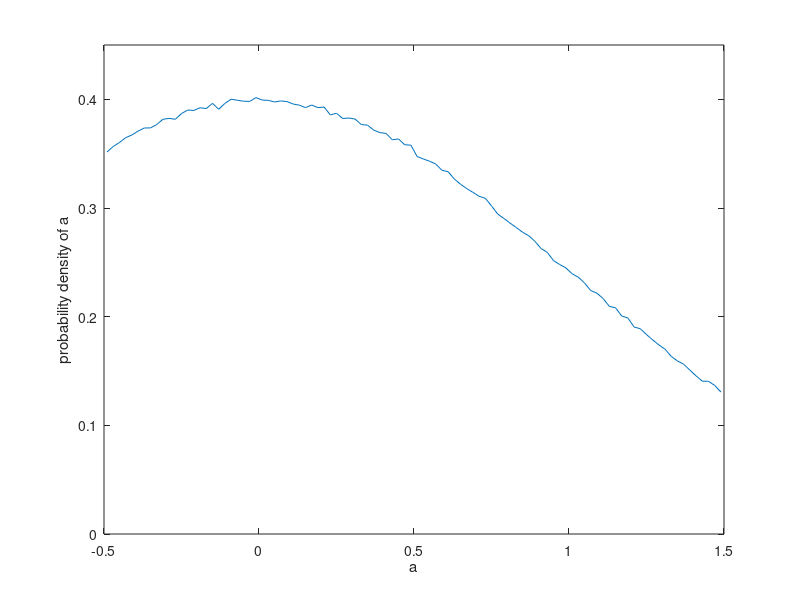

The MATLAB script that drew this image:
% totalcount = 8388608, domaincount = 5.24053e+06, interception rate = 62.5%
a = [
-4.900000e-01 3.515899e-01
-4.700000e-01 3.566682e-01
-4.500000e-01 3.603160e-01
-4.300000e-01 3.647447e-01
-4.100000e-01 3.672004e-01
-3.900000e-01 3.707647e-01
-3.700000e-01 3.736198e-01
-3.500000e-01 3.737211e-01
-3.300000e-01 3.767550e-01
-3.100000e-01 3.816366e-01
-2.900000e-01 3.824770e-01
-2.700000e-01 3.816426e-01
-2.500000e-01 3.869057e-01
-2.300000e-01 3.901362e-01
-2.100000e-01 3.897846e-01
-1.900000e-01 3.922701e-01
-1.700000e-01 3.914893e-01
-1.500000e-01 3.963351e-01
-1.300000e-01 3.908634e-01
-1.100000e-01 3.962696e-01
-9.000000e-02 4.001439e-01
-7.000000e-02 3.991783e-01
-5.000000e-02 3.982842e-01
-3.000000e-02 3.980756e-01
-1.000000e-02 4.016101e-01
1.000000e-02 3.993452e-01
3.000000e-02 3.990710e-01
5.000000e-02 3.975630e-01
7.000000e-02 3.985345e-01
9.000000e-02 3.979743e-01
1.100000e-01 3.956914e-01
1.300000e-01 3.946662e-01
1.500000e-01 3.923893e-01
1.700000e-01 3.947556e-01
1.900000e-01 3.923893e-01
2.100000e-01 3.929138e-01
2.300000e-01 3.857017e-01
2.500000e-01 3.871560e-01
2.700000e-01 3.823757e-01
2.900000e-01 3.828108e-01
3.100000e-01 3.818572e-01
3.300000e-01 3.767610e-01
3.500000e-01 3.762603e-01
3.700000e-01 3.716648e-01
3.900000e-01 3.693759e-01
4.100000e-01 3.686368e-01
4.300000e-01 3.627896e-01
4.500000e-01 3.635347e-01
4.700000e-01 3.582060e-01
4.900000e-01 3.578186e-01
5.100000e-01 3.474176e-01
5.300000e-01 3.451228e-01
5.500000e-01 3.430724e-01
5.700000e-01 3.405273e-01
5.900000e-01 3.347516e-01
6.100000e-01 3.333986e-01
6.300000e-01 3.267229e-01
6.500000e-01 3.219068e-01
6.700000e-01 3.179014e-01
6.900000e-01 3.144026e-01
7.100000e-01 3.107667e-01
7.300000e-01 3.089309e-01
7.500000e-01 3.019750e-01
7.700000e-01 2.944350e-01
7.900000e-01 2.903998e-01
8.100000e-01 2.860606e-01
8.300000e-01 2.820373e-01
8.500000e-01 2.777755e-01
8.700000e-01 2.745092e-01
8.900000e-01 2.693176e-01
9.100000e-01 2.626836e-01
9.300000e-01 2.591252e-01
9.500000e-01 2.515972e-01
9.700000e-01 2.479911e-01
9.900000e-01 2.448440e-01
1.010000e+00 2.394855e-01
1.030000e+00 2.363205e-01
1.050000e+00 2.310455e-01
1.070000e+00 2.240360e-01
1.090000e+00 2.216399e-01
1.110000e+00 2.167046e-01
1.130000e+00 2.095342e-01
1.150000e+00 2.081931e-01
1.170000e+00 2.006352e-01
1.190000e+00 1.987934e-01
1.210000e+00 1.904607e-01
1.230000e+00 1.889229e-01
1.250000e+00 1.835287e-01
1.270000e+00 1.786113e-01
1.290000e+00 1.739979e-01
1.310000e+00 1.700044e-01
1.330000e+00 1.633823e-01
1.350000e+00 1.592338e-01
1.370000e+00 1.561940e-01
1.390000e+00 1.507998e-01
1.410000e+00 1.454771e-01
1.430000e+00 1.406252e-01
1.450000e+00 1.405537e-01
1.470000e+00 1.367390e-01
1.490000e+00 1.306593e-01
];

clf;
plot(a(:,1),a(:,2));
v = axis;
axis([-0.5 1.5 0 v(4)]);
xlabel('a'); ylabel('probability density of a');

